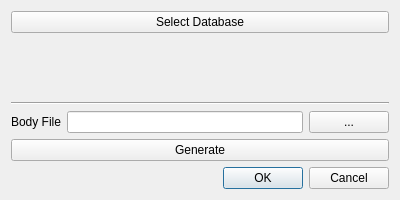
<?xml version="1.0" encoding="UTF-8"?>
<ui version="4.0">
 <class>ZDvidBodyPositionDialog</class>
 <widget class="QDialog" name="ZDvidBodyPositionDialog">
  <property name="geometry">
   <rect>
    <x>0</x>
    <y>0</y>
    <width>400</width>
    <height>200</height>
   </rect>
  </property>
  <property name="windowTitle">
   <string>Generate Body Positions</string>
  </property>
  <layout class="QVBoxLayout" name="verticalLayout">
   <item>
    <widget class="QPushButton" name="dvidPushButton">
     <property name="text">
      <string>Select Database</string>
     </property>
    </widget>
   </item>
   <item>
    <widget class="QLabel" name="dvidLabel">
     <property name="text">
      <string/>
     </property>
    </widget>
   </item>
   <item>
    <widget class="Line" name="line">
     <property name="orientation">
      <enum>Qt::Horizontal</enum>
     </property>
    </widget>
   </item>
   <item>
    <layout class="QHBoxLayout" name="horizontalLayout">
     <item>
      <widget class="QLabel" name="label">
       <property name="text">
        <string>Body File</string>
       </property>
      </widget>
     </item>
     <item>
      <widget class="QLineEdit" name="fileLineEdit"/>
     </item>
     <item>
      <widget class="QPushButton" name="filePushButton">
       <property name="text">
        <string>...</string>
       </property>
      </widget>
     </item>
    </layout>
   </item>
   <item>
    <widget class="QPushButton" name="generatePushButton">
     <property name="text">
      <string>Generate</string>
     </property>
    </widget>
   </item>
   <item>
    <widget class="QDialogButtonBox" name="buttonBox">
     <property name="orientation">
      <enum>Qt::Horizontal</enum>
     </property>
     <property name="standardButtons">
      <set>QDialogButtonBox::Cancel|QDialogButtonBox::Ok</set>
     </property>
    </widget>
   </item>
  </layout>
 </widget>
 <resources/>
 <connections>
  <connection>
   <sender>buttonBox</sender>
   <signal>accepted()</signal>
   <receiver>ZDvidBodyPositionDialog</receiver>
   <slot>accept()</slot>
   <hints>
    <hint type="sourcelabel">
     <x>248</x>
     <y>254</y>
    </hint>
    <hint type="destinationlabel">
     <x>157</x>
     <y>274</y>
    </hint>
   </hints>
  </connection>
  <connection>
   <sender>buttonBox</sender>
   <signal>rejected()</signal>
   <receiver>ZDvidBodyPositionDialog</receiver>
   <slot>reject()</slot>
   <hints>
    <hint type="sourcelabel">
     <x>316</x>
     <y>260</y>
    </hint>
    <hint type="destinationlabel">
     <x>286</x>
     <y>274</y>
    </hint>
   </hints>
  </connection>
 </connections>
</ui>
